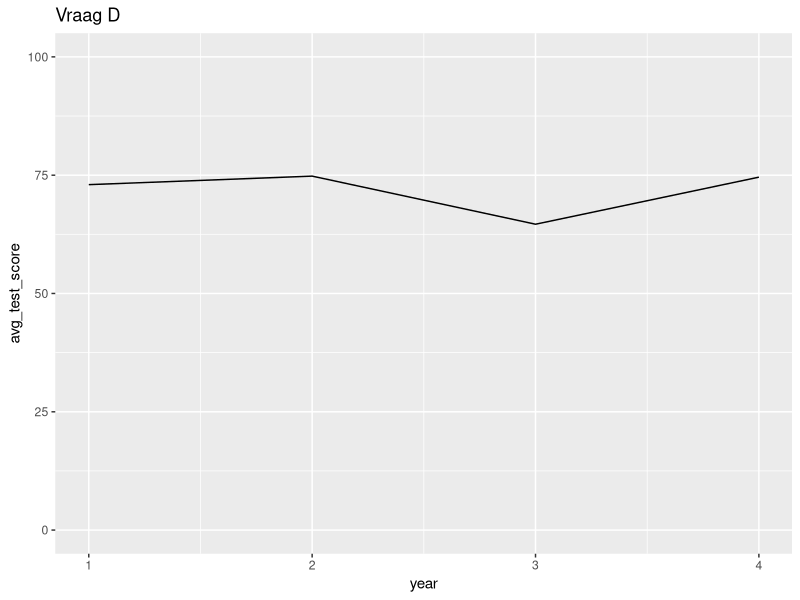
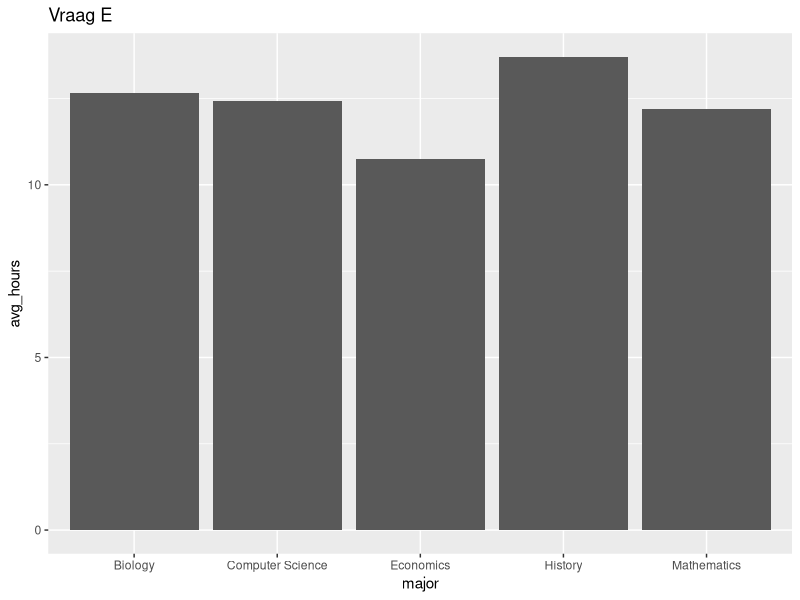

Generate these figures, in order, with R:
library(tidyverse)

student_performance <- read.csv("./student_performance.csv", header = TRUE)

# Vraag B
student_performance %>%
  group_by(major) %>%
  summarise(avg_score = mean(total_score),
            min_score = min(total_score),
            total_score = max(total_score))

# Vraag C
student_performance %>%
  group_by(year, gender) %>%
  summarise(avg_hours_studied = mean(hours_studied))

# Vraag D
student_performance_test_scores <- student_performance %>%
  group_by(year) %>%
  summarise(avg_test_score = mean(test_score))

ggplot(student_performance_test_scores, aes(x = year, y = avg_test_score)) +
  geom_line() +
  expand_limits(y=c(0,100)) +
  labs(title = "Vraag D")
  
# Vraag E holy sleek batman
student_performance %>%
  group_by(major) %>%
  summarise(avg_hours = mean(hours_studied)) %>%
  
  ggplot(aes(x = major, y = avg_hours)) +
    geom_col() +
    labs(title = "Vraag E")